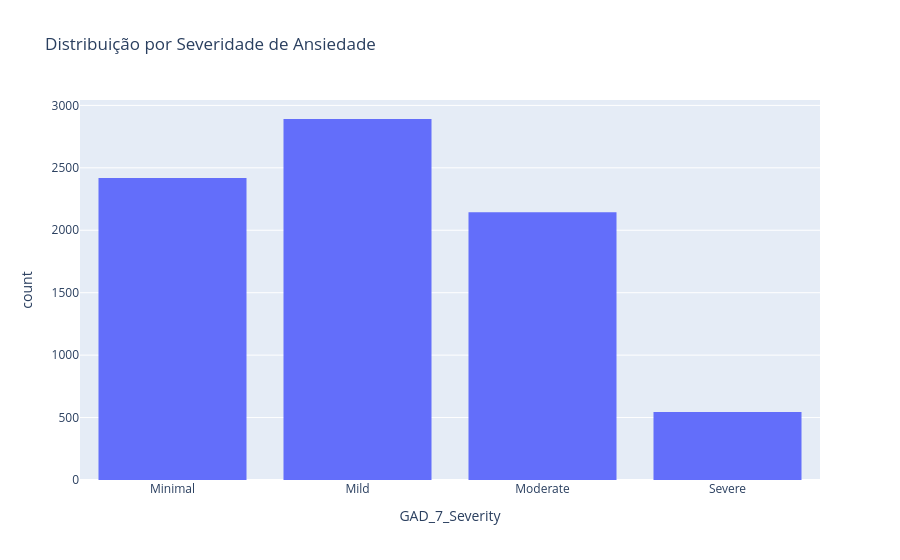

Notebook code cell kept with this figure:
### Code cell
fig = px.histogram(df, x="GAD_7_Severity", 
                   category_orders={"GAD_7_Severity": ["Minimal", "Mild", "Moderate", "Severe"]},
                   title="Distribuição por Severidade de Ansiedade")
fig.show()

### Figure 1 — Plotly figure (JSON) as saved in the notebook; plotly's stock layout.template omitted (floating-point values rounded to 4 significant figures; data arrays with more than 128 entries replaced by an {"elided": "..."} marker saying what was removed)
{"data": [{"bingroup": "x", "hovertemplate": "GAD_7_Severity=%{x}<br>count=%{y}<extra></extra>", "legendgroup": "", "marker": {"color": "#636efa", "pattern": {"shape": ""}}, "name": "", "orientation": "v", "showlegend": false, "type": "histogram", "x": {"elided": "8000 str values"}, "xaxis": "x", "yaxis": "y"}], "layout": {"barmode": "relative", "legend": {"tracegroupgap": 0}, "title": {"text": "Distribuição por Severidade de Ansiedade"}, "xaxis": {"anchor": "y", "categoryarray": ["Minimal", "Mild", "Moderate", "Severe"], "categoryorder": "array", "domain": [0, 1], "title": {"text": "GAD_7_Severity"}}, "yaxis": {"anchor": "x", "domain": [0, 1], "title": {"text": "count"}}}}
